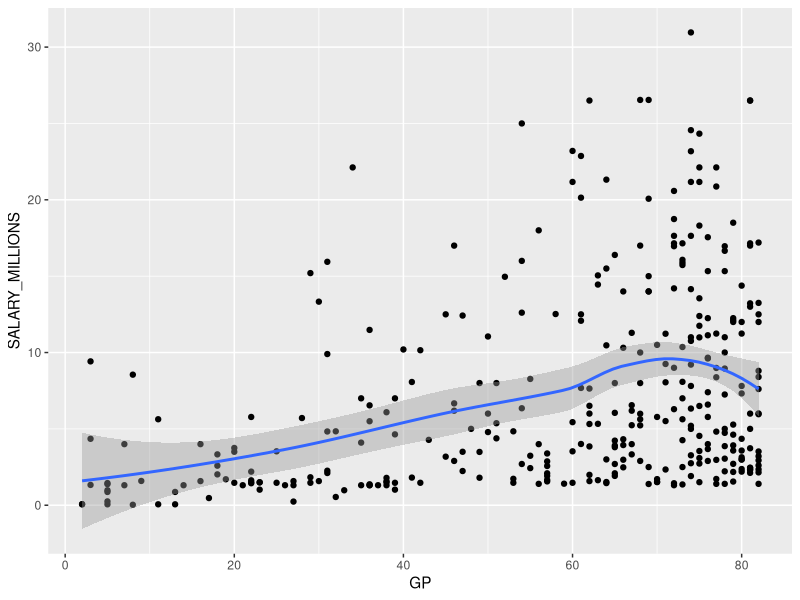
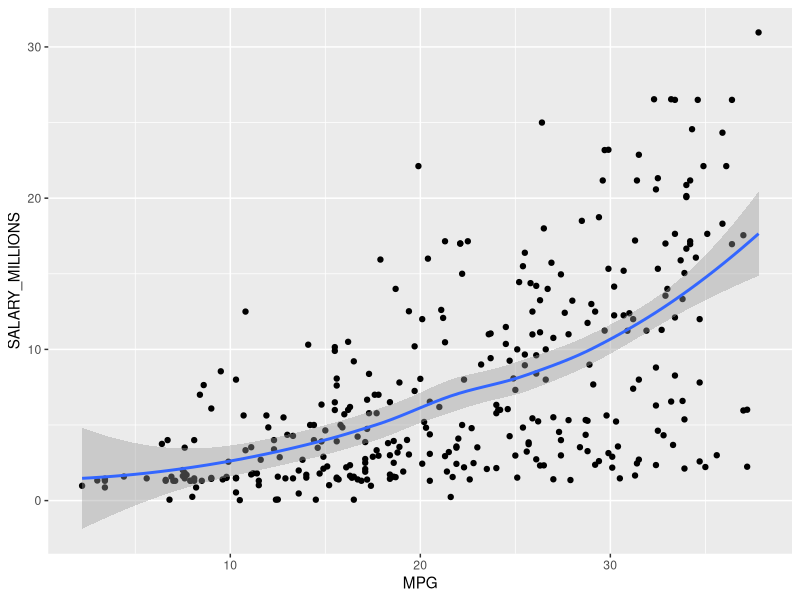
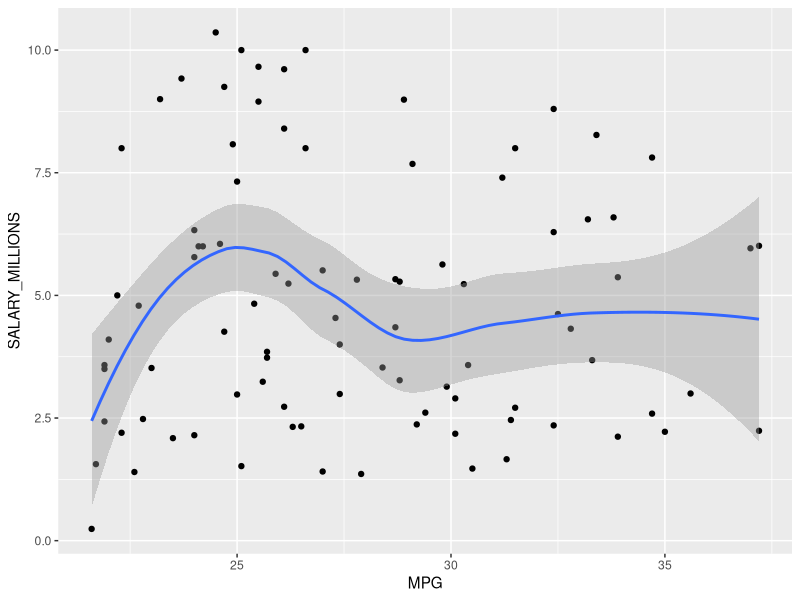
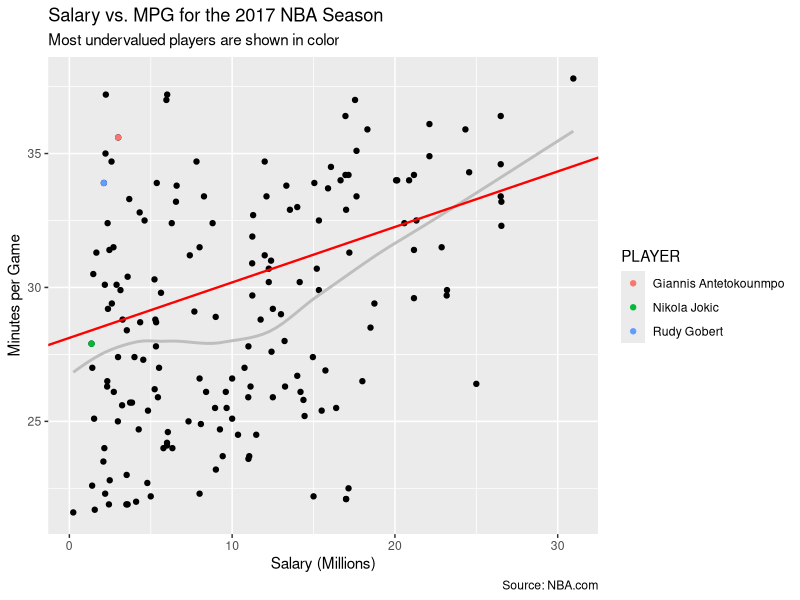
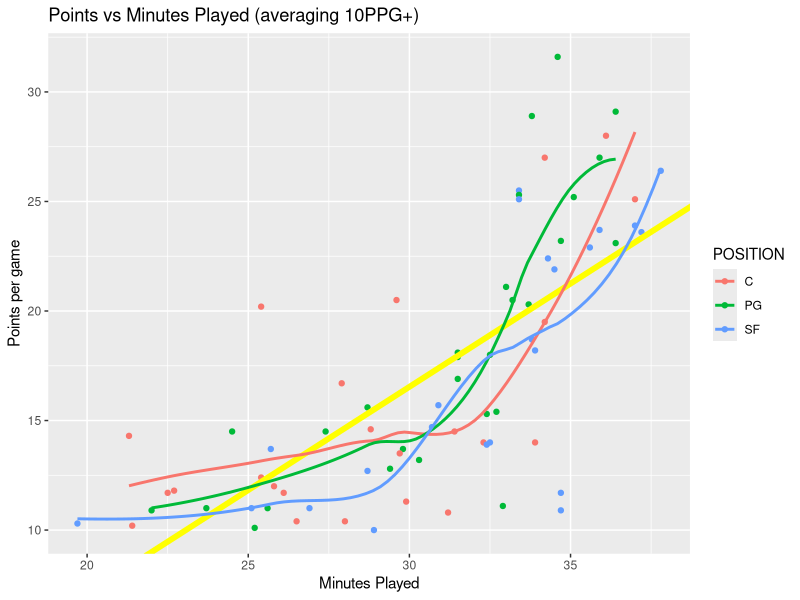
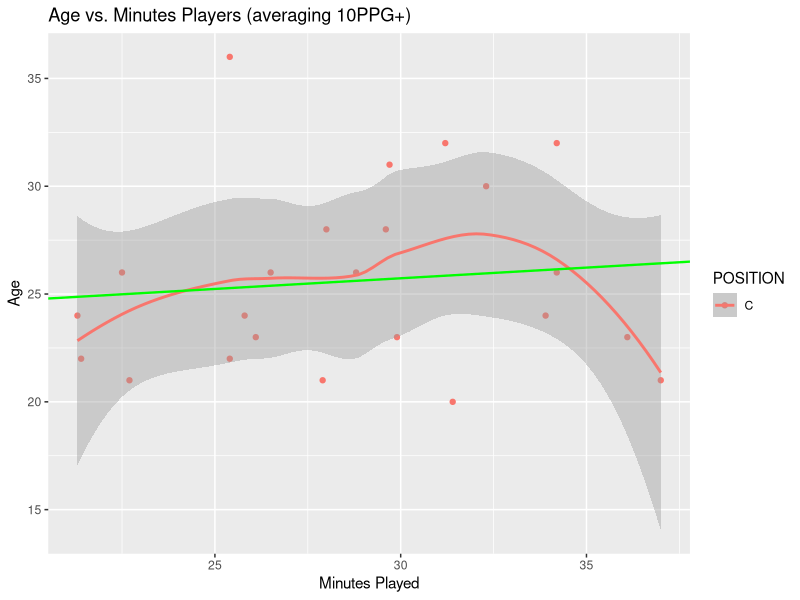
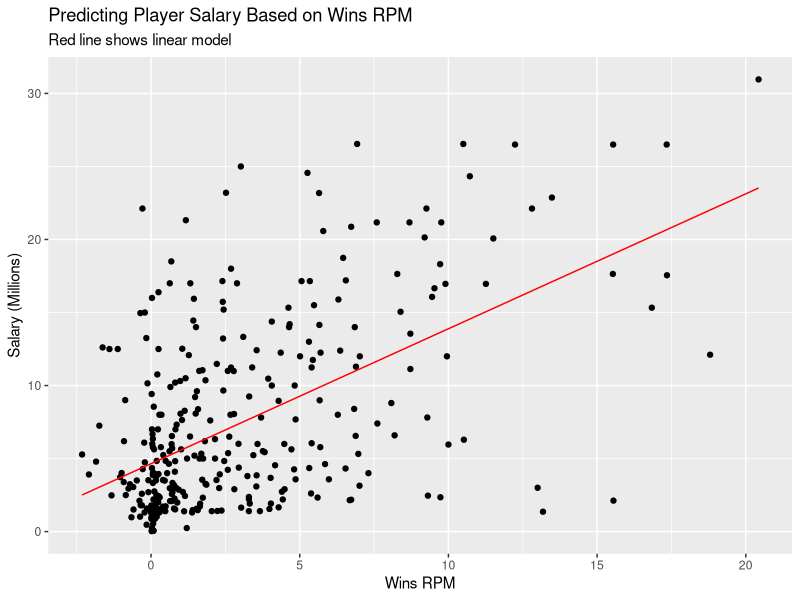
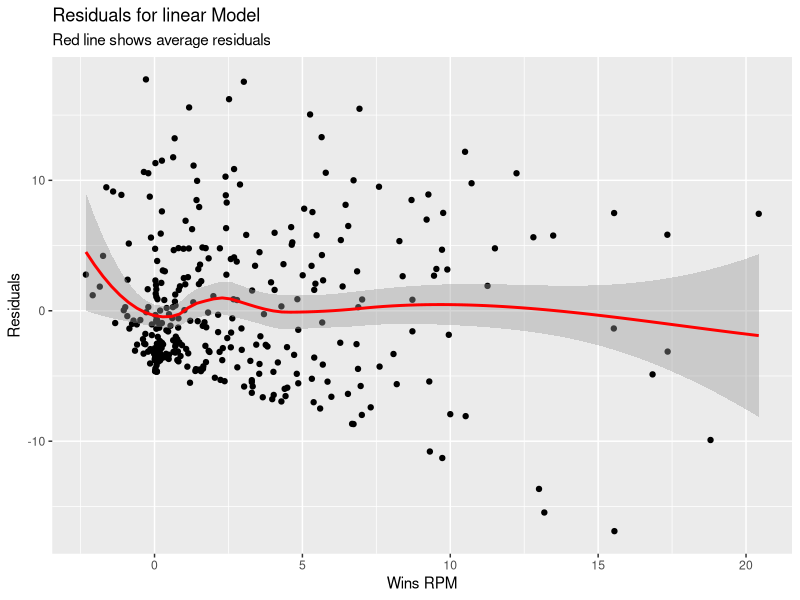

R code for these plots, in order: (Note: this script raises an error after producing the figures.)
## ---- chunk 1
library(tidyverse)
library(dplyr)
library(stringr)
library(modelr)
#loading and tidying data
data <- read.csv("nba_2017_nba_players_with_salary.csv")
data <- data %>% select(2:39)
data1 <- data %>% rename_at(vars(starts_with("X")), 
                                        funs(str_remove(., "X")))
data1 <-as_tibble(data1)

point10 <- data1 %>% filter(POINTS >= 10)
pos <- point10 %>% filter(POSITION=="C"  | POSITION == "PG" | POSITION == "SF")
center <- point10 %>% filter(POSITION=="C")
pg <- point10 %>% filter(POSITION=="PG")
sf <- point10 %>% filter(POSITION=="SF")
Tseven <- data1 %>% filter(POINTS >=27)

## ---- chunk 2
#FIN 
#EDA for Games Played vs. salary 
ggplot(data=data1)+
  geom_point(mapping=aes(x=GP, y=SALARY_MILLIONS))+
  geom_smooth(mapping=aes(x=GP, y=SALARY_MILLIONS))
  
  ##data is to clumped to make assumptions, GP not a good factor
  summary(data1$GP)
## ---- chunk 3
#FIN
#EDA for minutes per game vs. salary
ggplot(data=data1)+
  geom_point(mapping=aes(x=MPG, y=SALARY_MILLIONS))+
  geom_smooth(mapping=aes(x=MPG, y=SALARY_MILLIONS))
#code for anaylzing value based on mpg  
  
  ##avg salary 7.3
  ##avg mpg 21.5
  ##avg wins 2.86
  ##med wins 1.4
summary(data1$MPG)
summary(data1$SALARY_MILLIONS)
summary(data1$WINS_RPM)
  ##avg salary= 10.5 if mpg>21
min_above <-data1 %>% filter(MPG>= 21.57)
data1 %>% filter(MPG>= 21.57) %>% summarise(mean_data=mean(SALARY_MILLIONS))
  ##creates group of players who play more than average and are paid less than average
minutesSalary <-data1 %>% filter(MPG>= 21.57 & SALARY_MILLIONS<=10.5) 
  
  ##visualization of group
ggplot(data=minutesSalary)+
  geom_point(mapping=aes(x=MPG, y=SALARY_MILLIONS))+
  geom_smooth(mapping=aes(x=MPG, y=SALARY_MILLIONS))
  ##further filtering based on graph results
summary(minutesSalary$MPG) #avg mpg for this group is 27.8
summary(minutesSalary$SALARY_MILLIONS) #avg salary for this group is 4.85
#creating even smaller group based on group average
Finalminutes1<- minutesSalary %>% 
  filter(MPG>= 27.78 & SALARY_MILLIONS<=4.851) %>% arrange(MPG) 
##filters out truly worse than avg players using group avg of holistic stat 
Finalminutes2<- Finalminutes1 %>% filter(WINS_RPM>=2.86) 
##seeing who makes the most, and who is most benefitial 
leastPaid <- Finalminutes2 %>% 
  select(PLAYER, POSITION, MPG, SALARY_MILLIONS, WINS_RPM) %>% 
  arrange(SALARY_MILLIONS)
leastPaid
Best <- leastPaid %>% arrange(desc(WINS_RPM))
Best
## Further filtering undervalued group to show the top 3
min_above %>% filter(WINS_RPM>10)  #10/342 .03 percent of players have winshare>10 
Finalminutes3<- leastPaid %>% filter(WINS_RPM>10) 
Finalminutes3
## ---- chunk 4
regresh0 <- lm(MPG ~ SALARY_MILLIONS, data = pos)
coef(regresh0)
ggplot(min_above,aes(x=SALARY_MILLIONS,y=MPG))+
  geom_point() +
  geom_smooth(se=F, color="grey") +
  geom_point(Finalminutes3, mapping=aes(x=SALARY_MILLIONS,y=MPG, color=PLAYER))+
  geom_abline(intercept = regresh0$coefficients[1], slope = regresh0$coefficients[2], colour = "red", size = .8)+
labs(title = "Salary vs. MPG for the 2017 NBA Season",
       subtitle = "Most undervalued players are shown in color",
       caption = "Source: NBA.com", 
       x = "Salary (Millions)", y = "Minutes per Game")
## ---- chunk 5
point10 <- data1 %>% filter(POINTS >= 10)
pos <- point10 %>% filter(POSITION=="C"  | POSITION == "PG" | POSITION == "SF")
center <- point10 %>% filter(POSITION=="C")
pg <- point10 %>% filter(POSITION=="PG")
sf <- point10 %>% filter(POSITION=="SF")
Tseven <- data1 %>% filter(POINTS >=27)
# lm for the coefficents and residuals
regresh <- lm(POINTS ~ MP, data = pos)
coef(regresh)
centers <- lm(POINTS ~ MP, data = center)
coef(centers)
pgs <- lm(POINTS ~ MP, data = pg)
coef(pgs)
sfs <- lm(POINTS ~ MP, data = sf)
coef(regresh)
points <- ggplot(data=pos)+
  geom_point(mapping=aes(x=MP, y=POINTS, colour=POSITION))+
  geom_abline(intercept = regresh$coefficients[1], slope = regresh$coefficients[2], colour = "yellow", size = 2) +
  geom_smooth(se=F,mapping=aes(x=MP, y=POINTS, colour=POSITION))
print(points + labs(title="Points vs Minutes Played (averaging 10PPG+)",
                    y="Points per game", x = "Minutes Played"))
## ---- chunk 6
regresh2 <- lm(AGE ~ MP, data = center)
coef(regresh2)
age <- ggplot(data=center)+
  geom_point(mapping=aes(x=MP, y=AGE, colour=POSITION))+
  geom_smooth(mapping=aes(x=MP, y=AGE, colour=POSITION))+
  geom_abline(intercept = regresh2$coefficients[1], slope = regresh2$coefficients[2], colour = "green", size = .8)
print(age + labs(title="Age vs. Minutes Players (averaging 10PPG+)",
                    y="Age", x = "Minutes Played"))
## ---- chunk 7
finRegresh <- lm(SALARY_MILLIONS ~ WINS_RPM, data = data1)

grid <- data1 %>% 
  select(PLAYER, WINS_RPM, SALARY_MILLIONS) 


 grid<- grid %>% 
   add_predictions(finRegresh) %>%
   add_residuals(finRegresh)
## ---- chunk 8
ggplot(data=grid) +
  geom_point(mapping = aes(x=WINS_RPM, y=SALARY_MILLIONS))+
  geom_line(mapping = aes(x=WINS_RPM, y=pred), color="red")+
  labs(title = "Predicting Player Salary Based on Wins RPM",
       subtitle = "Red line shows linear model")+
  xlab("Wins RPM")+
  ylab("Salary (Millions)")

ggplot(data=grid) +
  geom_point(mapping = aes(x=WINS_RPM, y=resid))+
  geom_smooth(mapping = aes(x=WINS_RPM, y=resid), color="red")+
  labs(title = "Residuals for linear Model",
       subtitle = "Red line shows average residuals")+
  xlab("Wins RPM")+
  ylab("Residuals")
## ---- chunk 9
mins_nba <- nba %>% filter(MP >= 20)
team <- mins_nba %>% filter (TEAM=="OKC" | TEAM=="HOU"|TEAM=="GS" )

OKC <- mins_nba %>% filter (TEAM=="OKC")
GS <- mins_nba %>% filter (TEAM=="GS")
HOU <- mins_nba %>% filter (TEAM=="HOU")

regresh <- lm(PACE ~ POINTS, data = team)
coef(regresh)
OKCs <- lm(PACE ~ POINTS, data = OKC)
coef(OKCs)
GSs <- lm(PACE ~ POINTS, data = GS)
coef(GSs)
HOUs <- lm(PACE ~ POINTS, data = HOU)
coef(HOUs)

## ---- chunk 10
S.M=mean(data1$SALARY_MILLIONS)
SALARY = data1%>%filter(SALARY_MILLIONS>S.M)

SR = lm(SALARY_MILLIONS ~ RPM, data = SALARY)
coef(SR)
svr = ggplot(data=SALARY)+
  geom_point(mapping=aes(x=RPM, y=SALARY_MILLIONS, colour=POSITION))+
  geom_smooth(mapping=aes(x=RPM, y=SALARY_MILLIONS, colour=POSITION))+
  geom_abline(intercept = SR$coefficients[1], slope = SR$coefficients[2], colour = "green", size = .8)+
  facet_grid(vars(POSITION))
print(svr)
